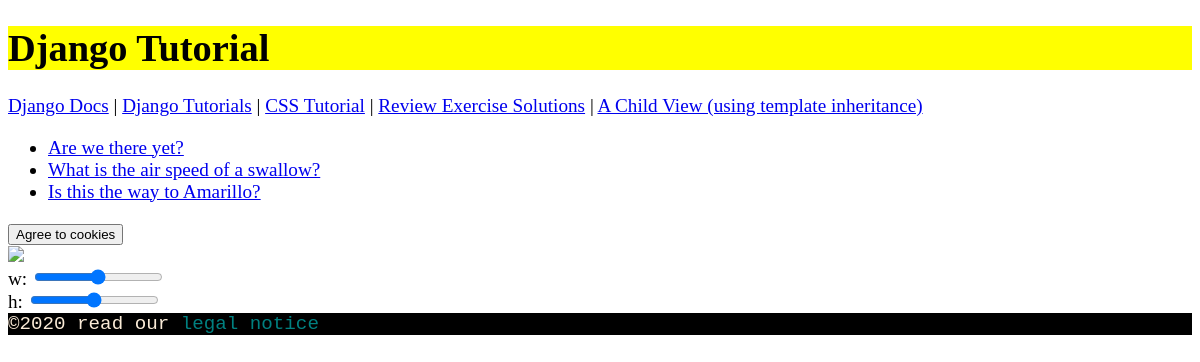
Screenshot of /polls/ with the database file from the repository.
### polls/models.py (models this page shows, shortened)
class Question(models.Model):
    question_text = models.CharField(max_length=200)
    pub_date      = models.DateTimeField('data published')
    def __str__(self):
        return self.question_text

### polls/views.py (the view)
# urls.py: path( '', views.IndexView.as_view(), name='index' ), # here we use generic views i.e. classes cast as views
class IndexView(generic.ListView): # we are going to list data members!
    template_name = 'polls/index.html'
    context_object_name = 'latest_question_list' # Django will manage all the data linking for us
    def get_queryset(self): # we override the built-in get_queryset method
        return Question.objects.order_by('-pub_date')[:3]

### polls/templates/polls/index.html (shortened to what this page needs)
<!DOCTYPE html>
<html lang="en">
<head>
    {% load static %}
    <link rel='stylesheet' href='{% static "polls/polls.css" %}' type='text/css' />
</head>
<body>
    <header>
        <h1 class='highlight'>Django Tutorial</h1>
    </header>
    <nav>
        <a href='https://djangoproject.com'>Django Docs</a> |
        <a href='https://djangogirls.orgs'>Django Tutorials</a> |
        <a href='https://www.w3schools.com/Css/'>CSS Tutorial</a> |
        <a href='weather/'>Review Exercise Solutions</a> |
        <a href='child/'>A Child View (using template inheritance)</a>
    </nav>
    <article>
        {% if latest_question_list %}
        <ul>
            {% for question in latest_question_list %}
            <li><a href="{% url 'polls:detail' question.id %}">{{ question.question_text }}</a></li>
            {% endfor %}
        </ul>
        {% else %}
        <h3>There are no questions yet</h3>
        {% endif  %}
    </article>
    <aside>
        <button id='btnCookies'>Agree to cookies</button>
        <br/>
        <img id='my_image' src='http://placekitten.com/240/120' />
        <br/>
        w: <input type='range' min='12' max='640' step='10' id='width' />
        <br/>
        h: <input type='range' min='12' max='640' step='10' id='height' />
    </aside>
    <footer>
        &copy;2020 read our <span id='unique'>legal notice</span>
    </footer>
</body>
</html>

### polls/static/polls/polls.css (style rules this page uses)
footer { background-color: black; color: antiquewhite; font-family: 'Courier New', Courier, monospace; }
body { font-size: larger; }
.highlight { background-color: yellow; }
#unique { color:teal; }

### rows the page displays
Question: question_text "Are we there yet?"
Question: question_text "What is the air speed of a swallow?"
Question: question_text "Is this the way to Amarillo?"
